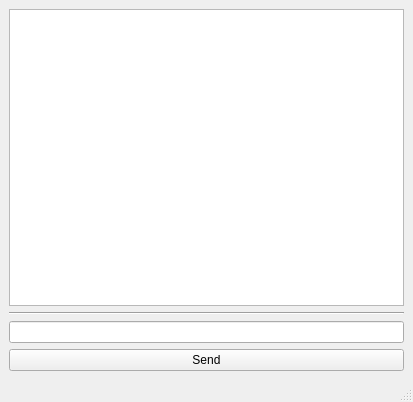
<?xml version="1.0" encoding="UTF-8"?>
<ui version="4.0">
 <class>MainWindow</class>
 <widget class="QMainWindow" name="MainWindow">
  <property name="geometry">
   <rect>
    <x>0</x>
    <y>0</y>
    <width>413</width>
    <height>402</height>
   </rect>
  </property>
  <property name="windowTitle">
   <string>MainWindow</string>
  </property>
  <widget class="QWidget" name="centralwidget">
   <layout class="QVBoxLayout" name="verticalLayout">
    <item>
     <widget class="QTextEdit" name="chat">
      <property name="readOnly">
       <bool>true</bool>
      </property>
     </widget>
    </item>
    <item>
     <widget class="Line" name="line_2">
      <property name="orientation">
       <enum>Qt::Horizontal</enum>
      </property>
     </widget>
    </item>
    <item>
     <widget class="QLineEdit" name="lineEdit"/>
    </item>
    <item>
     <widget class="QPushButton" name="pushButton">
      <property name="text">
       <string>Send</string>
      </property>
     </widget>
    </item>
   </layout>
  </widget>
  <widget class="QMenuBar" name="menubar">
   <property name="geometry">
    <rect>
     <x>0</x>
     <y>0</y>
     <width>413</width>
     <height>21</height>
    </rect>
   </property>
  </widget>
  <widget class="QStatusBar" name="statusbar"/>
 </widget>
 <resources/>
 <connections/>
</ui>
